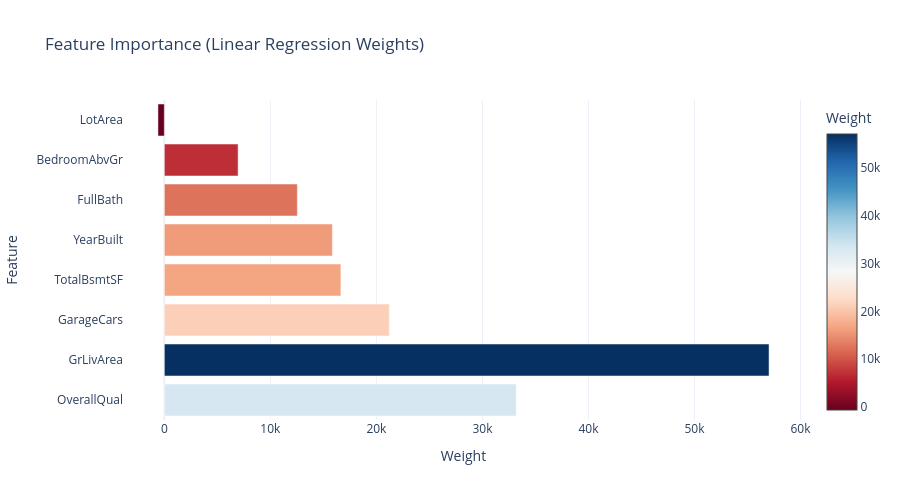

The cell this chart's notebook holds for it:
### Code cell
import plotly.graph_objects as go

features = list(x.columns)
weights = line_model.coef_

fig = go.Figure()

fig.add_trace(go.Bar(
    x=weights,
    y=features,
    orientation='h',
    marker=dict(
        color=weights,
        colorscale='RdBu',
        colorbar=dict(title='Weight')
    ),
    name='Feature Weight'
))

fig.update_layout(
    title='Feature Importance (Linear Regression Weights)',
    xaxis_title='Weight',
    yaxis_title='Feature',
    template='plotly_white',
    width=900,
    height=500
)

fig.show()

### Figure 1 — Plotly figure (JSON) as saved in the notebook; plotly's stock layout.template omitted (floating-point values rounded to 4 significant figures)
{"data": [{"marker": {"color": [33190.0, 57030.0, 21210.0, 16650.0, 15850.0, 12540.0, 6957.0, -603.8], "colorbar": {"title": {"text": "Weight"}}, "colorscale": [[0, "rgb(103,0,31)"], [0.1, "rgb(178,24,43)"], [0.2, "rgb(214,96,77)"], [0.3, "rgb(244,165,130)"], [0.4, "rgb(253,219,199)"], [0.5, "rgb(247,247,247)"], [0.6, "rgb(209,229,240)"], [0.7, "rgb(146,197,222)"], [0.8, "rgb(67,147,195)"], [0.9, "rgb(33,102,172)"], [1, "rgb(5,48,97)"]]}, "name": "Feature Weight", "orientation": "h", "type": "bar", "x": [33190.0, 57030.0, 21210.0, 16650.0, 15850.0, 12540.0, 6957.0, -603.8], "y": ["OverallQual", "GrLivArea", "GarageCars", "TotalBsmtSF", "YearBuilt", "FullBath", "BedroomAbvGr", "LotArea"]}], "layout": {"height": 500, "title": {"text": "Feature Importance (Linear Regression Weights)"}, "width": 900, "xaxis": {"title": {"text": "Weight"}}, "yaxis": {"title": {"text": "Feature"}}}}
